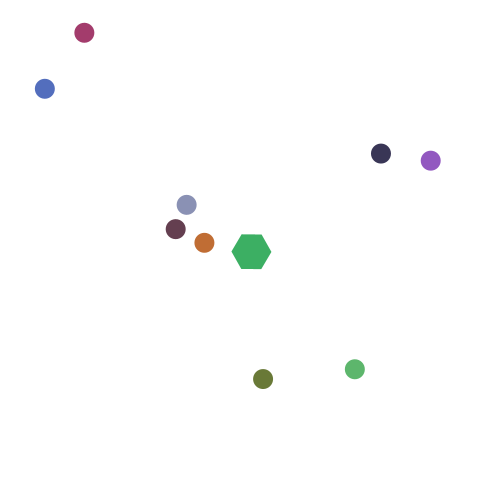
Frame 1 (no input)
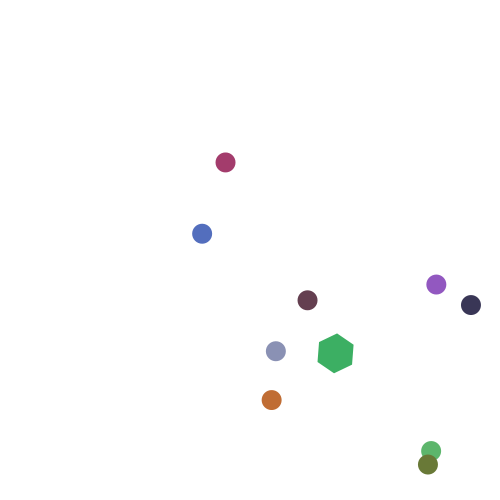
Frame 60 (the mouse pressed at the canvas centre just before this capture)
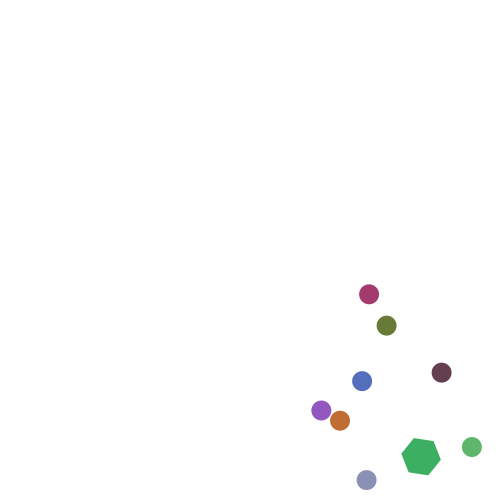
Frame 120 (the mouse held since frame 60 and released just before this capture)

The Processing sketch that drew these frames (run headless with seeded random() and noise(); from frame 60 on, the mouse is pressed at the canvas centre):

// Processing sketch: sketch_6_7
// ── sketch_6_7.pde
/*------------------------------------------------------------
Copyright (c) 2013, Friends of Ed (An Apress Company)
All rights reserved.

The code provided here accompanies the book:

Processing: Creative Coding and Generative Art in Processing 2
By Ira Greenberg, Dianna Xu, and Deepak Kumar
Friends of Ed (An APress Company), 2013
ISBN-13 978-1430244646
Please refer to the associated README for a full disclaimer.
------------------------------------------------------------*/

// Sketch 6-7: Several widgets

widget [] pieces;
int N = 10;
void setup() {
  size(500, 500);
  smooth();
  pieces = new widget[N];
  for (int i=0; i < N; i++) {
    color c = color(random(50, 200), random(50, 200), random(50, 200));
    switch (int(random(2))) {
    case 0:   
      pieces[i] = new disc(new PVector(random(width), random(height)), 20, c);
      break;
    default: 
      pieces[i] = new hexagon(new PVector(width/2, height/2), 40, c);
    }
  }
} // setup()
void draw() {
  background(255);
  for (int i=0; i < N; i++) {
    pieces[i].move();
    pieces[i].display();
  }
} // draw()


// ── disc.pde
/*------------------------------------------------------------
Copyright (c) 2013, Friends of Ed (An Apress Company)
All rights reserved.

The code provided here accompanies the book:

Processing: Creative Coding and Generative Art in Processing 2
By Ira Greenberg, Dianna Xu, and Deepak Kumar
Friends of Ed (An APress Company), 2013
ISBN-13 978-1430244646
Please refer to the associated README for a full disclaimer.
------------------------------------------------------------*/

// Sketch 6-7: Several widgets

class disc extends widget  {
  // A disc is a circular shape
  float r;
  PVector speed;  
  disc() {
    this(new PVector(random(width), random(height)), 30, color(0));
  } // disc()
  disc(PVector loc, float s, color c) {
    super(loc, s, c);
    r = sz/2;
    speed = new PVector(random(1, 3), random(1, 3));
  } // disc()
  void display() {
    noStroke();
    fill(col);
    ellipse(location.x, location.y, sz, sz);
  } // display()
  void setSpeed(PVector s) {
    speed = s;
  } // setSpeed()  
  void move() {
    location.add(speed);
    bounce();
  } // move()  
  void bounce() {
    if (location.x > (width-r)) { // bounce against the right edge
      location.x = width-r;
      speed.x = -speed.x;
    }
    if (location.x < r) { // bounce against the left edge
      location.x = r;
      speed.x = -speed.x;
    }
    if (location.y > (height-r)) { // bounce against the bottm edge
      location.y = height-r;
      speed.y = -speed.y;
    }
    if (location.y < r) { // bounce against the top edge
      location.y = r;
      speed.y = -speed.y;
    }
  } // bounce()  
} // class disc


// ── hexagon.pde
/*------------------------------------------------------------
Copyright (c) 2013, Friends of Ed (An Apress Company)
All rights reserved.

The code provided here accompanies the book:

Processing: Creative Coding and Generative Art in Processing 2
By Ira Greenberg, Dianna Xu, and Deepak Kumar
Friends of Ed (An APress Company), 2013
ISBN-13 978-1430244646
Please refer to the associated README for a full disclaimer.
------------------------------------------------------------*/

// Sketch 6-7: Several widgets

class hexagon extends widget {

  int nSides = 6;
  float r;
  float rot;
  PVector speed;

  hexagon() {
    this(new PVector(random(width), random(height)), 30, color(0));
  } // hexagon()

  hexagon(PVector loc, float s, color c) {
    super(loc, s, c);
    r = sz/2;
    rot = 0;
    speed = new PVector(random(-2, 2), random(-2, 2));
  } // hexagon()
  void setSpeed(PVector s) {
    s.mult(-2);
    speed = s;
  } // setSpeed()

  void display() {

    float x1, y1;
    float theta = rot;

    noStroke();
    fill(col);

    beginShape();

    for (int i = 0; i <nSides; i++) {
      x1 = location.x + r*cos(theta);
      y1 = location.y + r*sin(theta);
      vertex(x1, y1);
      theta += PI/3;
    }
    endShape(CLOSE);
  }// display

  void move() {

    rot += 0.01;
    location.add(speed);
    bounce();
  } // move()

  void bounce() {
    if (location.x > (width-r)) { // bounce against the right edge
      location.x = width-r;
      speed.x = -speed.x;
    }
    if (location.x < r) { // bounce against the left edge
      location.x = r;
      speed.x = -speed.x;
    }
    if (location.y > (height-r)) { // bounce against the bottm edge
      location.y = height-r;
      speed.y = -speed.y;
    }
    if (location.y < r) { // bounce against the top edge
      location.y = r;
      speed.y = -speed.y;
    }
  } // bounce()
//
//  boolean clicked() {
//    PVector m = new PVector(mouseX, mouseY);
//    return (PVector.dist(location, m) < r);
//  } //clicked()
} // class hexagon

// ── widget.pde
/*------------------------------------------------------------
Copyright (c) 2013, Friends of Ed (An Apress Company)
All rights reserved.

The code provided here accompanies the book:

Processing: Creative Coding and Generative Art in Processing 2
By Ira Greenberg, Dianna Xu, and Deepak Kumar
Friends of Ed (An APress Company), 2013
ISBN-13 978-1430244646
Please refer to the associated README for a full disclaimer.
------------------------------------------------------------*/

// Sketch 6-7: Several widgets

abstract class widget {
  // Every shape has a x-, y- location, size, and color
  PVector location;
  float sz;
  color col;  
  widget() {
    this(new PVector(random(width), random(height)), 30, color(0));
  } // widget()
  
  widget(PVector loc, float s, color c) {
    location = loc;
    sz = s;
    col = c;
  } // widget()  
  // Every shape can be displayed
  abstract void display();  
  // Every shape can move
  abstract void move(); 
  // Set the speed at which the widget moves    
  abstract void setSpeed(PVector s);
} // class widget
